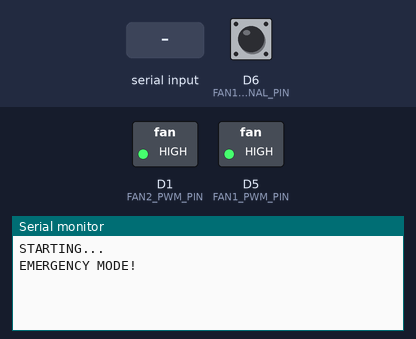
Recording of a program running on a simulated ESP8266 (Wemos D1 mini). Parts: switched loads named in the program (green lamp = pin HIGH), the last lines printed to the serial monitor. Inputs (shaded band) come from the test bench; at power-on: D6 (FAN1_SIGNAL_PIN) HIGH.

Above: at 1.2 s.
1.3 s: "SET 1\n" received over Serial
At 2.3 s:
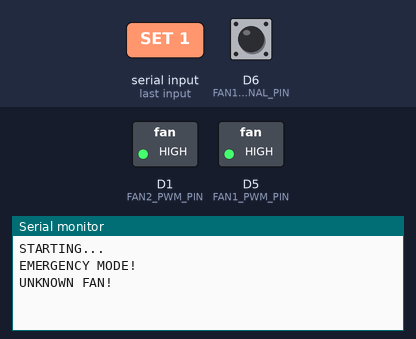
2.8 s: "GET 1\n" received over Serial
At 5.6 s:
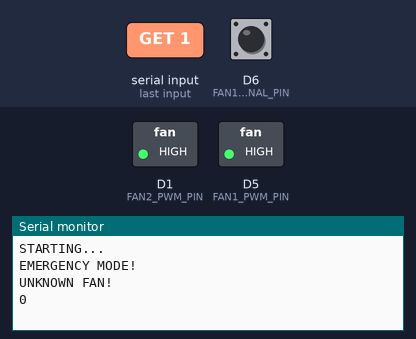
5.8 s: "90 45 200\n" received over Serial
At 7.0 s:
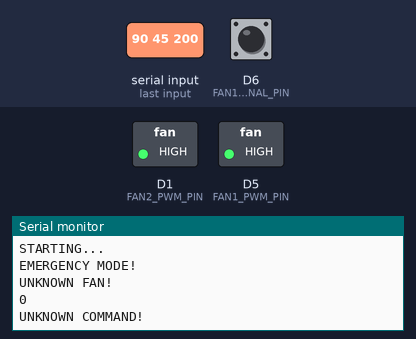

Measured:
- after the input at 1.3 s, the serial monitor: prints a new line at once (image 1)
- after the input at 2.8 s, the serial monitor: prints a new line after 2.0 s (image 2)
- after the input at 5.8 s, the serial monitor: prints a new line at once (image 3)

The program:

main.cpp
```cpp
#include <Adafruit_Sensor.h>
#include <Wire.h>

#define FAN1_PWM_PIN D5
#define FAN1_SIGNAL_PIN D6
#define FAN2_PWM_PIN D1
#define FAN2_SIGNAL_PIN D2

#define EMERGENCY_SPEED 100

unsigned long lastWatchdogReceived = 0;
const unsigned long WATCHDOG_PERIOD = 30000;

int getFanSpeedRpm(int SIGNAL_PIN) {
  int highTime = pulseIn(SIGNAL_PIN, HIGH);
  int lowTime = pulseIn(SIGNAL_PIN, LOW);
  int period = highTime + lowTime;
  if (period == 0) {
    return 0;
  }
  float freq = 1000000.0 / (float)period;
  return (freq * 60.0) / 2.0;
}

void setFanSpeedPercent(int PWM_PIN, int p) {
  int value = (p / 100.0) * 255;
  analogWriteFreq(25000);
  analogWrite(PWM_PIN, value);
}

void emergencyMode() {
  Serial.println("EMERGENCY MODE!");

  setFanSpeedPercent(FAN1_PWM_PIN, EMERGENCY_SPEED);
  setFanSpeedPercent(FAN2_PWM_PIN, EMERGENCY_SPEED);
}

void resetWatchdog() { lastWatchdogReceived = millis(); }

void checkWatchdog() {
  unsigned long currentTime = millis();
  if (currentTime - lastWatchdogReceived >= WATCHDOG_PERIOD) {
    emergencyMode();
    lastWatchdogReceived = millis();
  }
}

void processCommand(String cmd) {
  String command = cmd.substring(0, cmd.indexOf(' '));

  if (command == "WATCHDOG") {
    resetWatchdog();
    return;
  }

  if (command == "SET") {
    int fan = cmd.substring(cmd.indexOf(' ') + 1, cmd.lastIndexOf(' ')).toInt();
    int pwm = cmd.substring(cmd.lastIndexOf(' ') + 1).toInt();
    int pin;
    switch (fan) {
      case 1:
        pin = FAN1_PWM_PIN;
        break;
      case 2:
        pin = FAN2_PWM_PIN;
        break;
      default:
        Serial.println("UNKNOWN FAN!");
        return;
    }

    setFanSpeedPercent(pin, pwm);
    Serial.printf("SET FAN %d TO %d%%\n", fan, pwm);
    return;
  }

  if (command == "GET") {
    int fan = cmd.substring(cmd.lastIndexOf(' ') + 1).toInt();
    int pin;
    switch (fan) {
      case 1:
        pin = FAN1_SIGNAL_PIN;
        break;
      case 2:
        pin = FAN2_SIGNAL_PIN;
        break;
      default:
        Serial.println("UNKNOWN FAN!");
        return;
    }

    int rpm = getFanSpeedRpm(pin);
    Serial.println(rpm);
    return;
  }

  Serial.println("UNKNOWN COMMAND!");
}

void setup() {
  Serial.begin(115200);
  Serial.setTimeout(500);
  Serial.print("STARTING...\n");
  pinMode(FAN1_PWM_PIN, OUTPUT);
  pinMode(FAN1_SIGNAL_PIN, INPUT_PULLUP);
  pinMode(FAN2_PWM_PIN, OUTPUT);
  pinMode(FAN2_SIGNAL_PIN, INPUT_PULLUP);
  ;

  emergencyMode();
}

void loop() {
  checkWatchdog();

  if (Serial.available()) {
    String cmd = Serial.readStringUntil('\n');
    cmd.trim();
    processCommand(cmd);
  }
}
```
